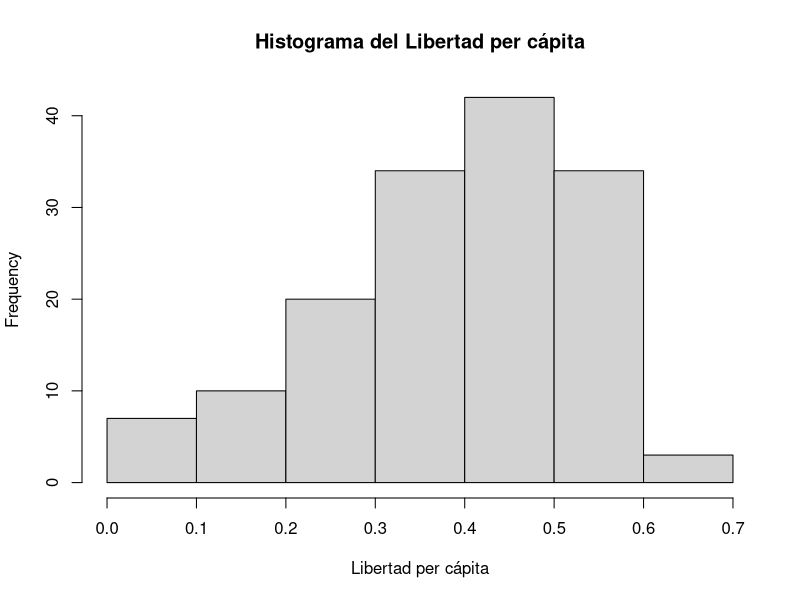
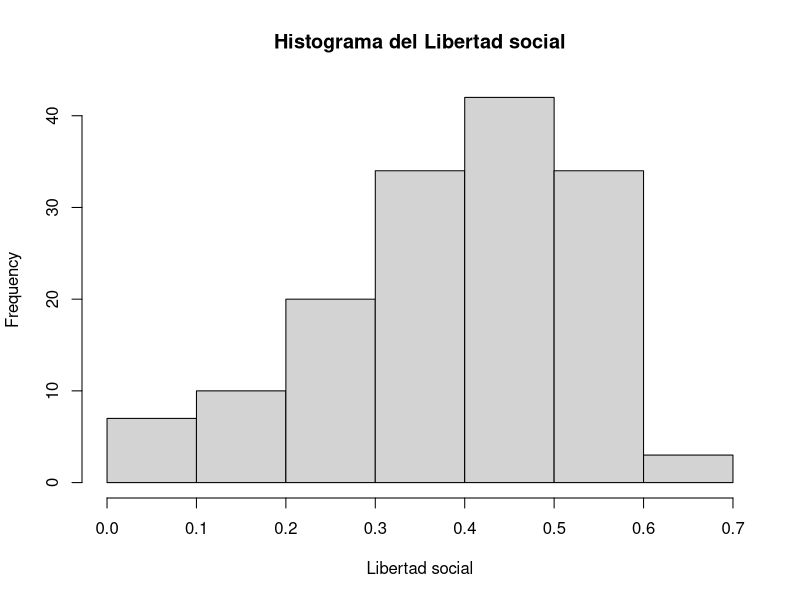
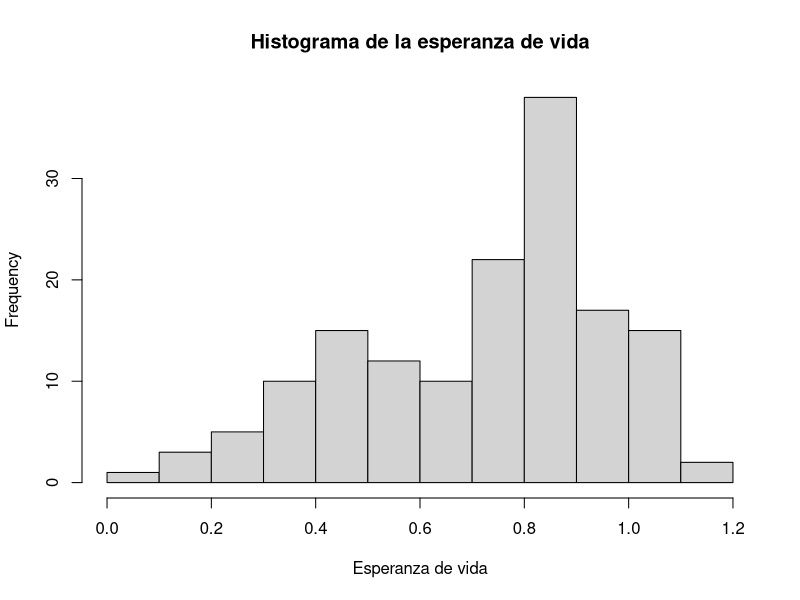
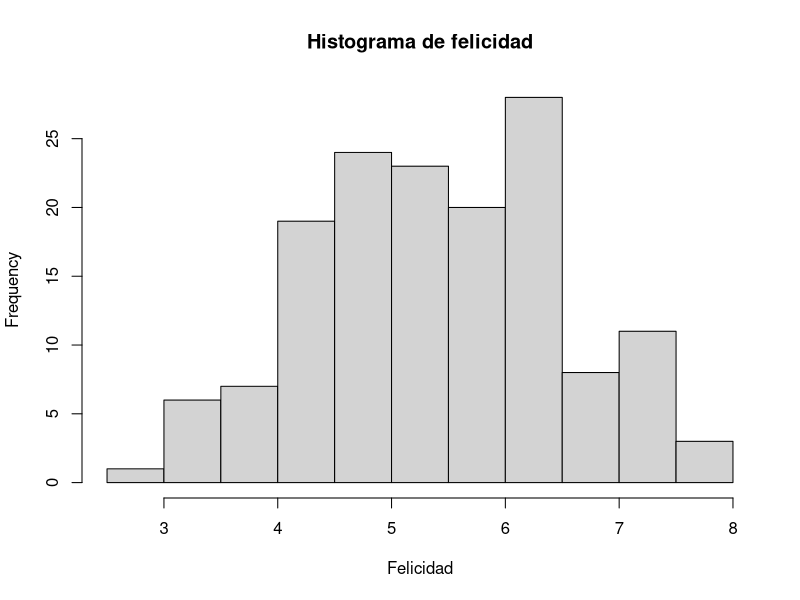
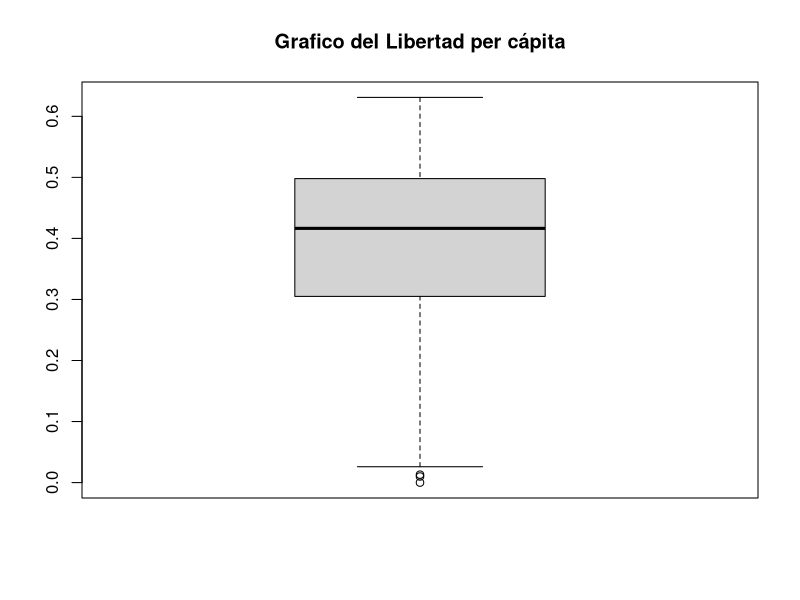
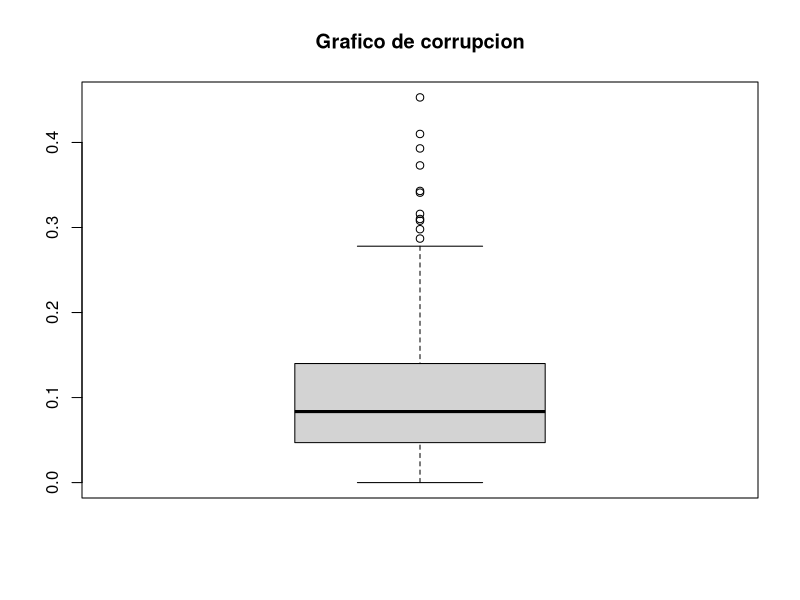
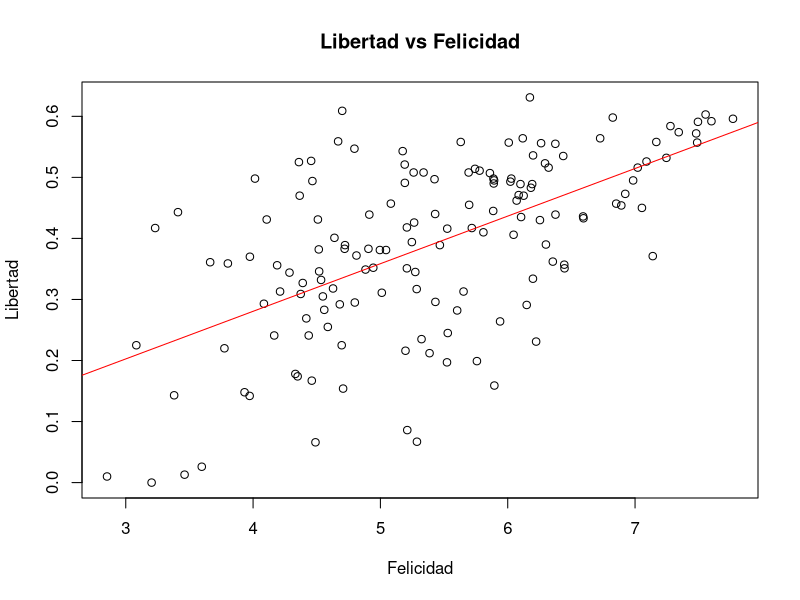
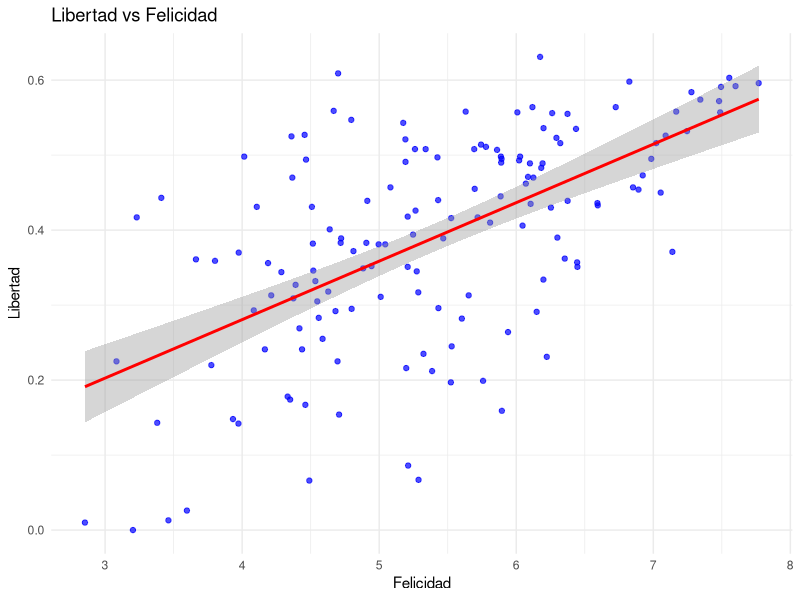

These charts were generated, in order, by the following R code:
# Cargar librerías necesarias
library(ggplot2)
library(GGally)
library(readxl)
datos <- read_excel("Datos Problema Practica 2.xlsx")
View(datos)

#Resumen de estadisticas descriptivas
resumen <- summary(datos)
View(resumen)

#Histogramas
hist(datos$Libertad, main="Histograma del Libertad per cápita", xlab="Libertad per cápita")
hist(datos$Libertad, main="Histograma del Libertad social", xlab="Libertad social")
hist(datos$Esperanza_vida, main="Histograma de la esperanza de vida", xlab="Esperanza de vida")
hist(datos$Felicidad, main="Histograma de felicidad", xlab="Felicidad")

#Graficos de cajas
boxplot(datos$Libertad, main="Grafico del Libertad per cápita")
boxplot(datos$Corrupcion, main="Grafico de corrupcion")

#Variables
datos$Felicidad <- as.numeric(datos$Felicidad)  # Felicidad (X)
datos$Corrupcion <- as.numeric(datos$Corrupcion)  # Corrupcion (Y)
datos$Esperanza_vida <- as.numeric(datos$Esperanza_vida)  # Esperanza_vida (Y)
datos$Libertad <- as.numeric(datos$Libertad)  # Libertad(Y)
datos$Libertad <- as.numeric(datos$Libertad)  # Libertad (Y)
datos$Generosidad <- as.numeric(datos$Generosidad)  # Libertad (Y)
datos$Libertad <- as.numeric(datos$Libertad)  # Libertad (Y)

# 1. Gráfico de dispersión
plot(datos$Felicidad,datos$Libertad, 
     xlab = "Felicidad", 
     ylab = "Libertad", 
     main = "Libertad vs Felicidad")
abline(lm(datos$Libertad~datos$Felicidad,data = datos),col="red")

#Con ggplot2
ggplot(datos, aes(x = Felicidad, y = Libertad)) +
  geom_point(color = "blue", alpha = 0.7) +
  geom_smooth(method = "lm", se = TRUE, color = "red") +
  labs(title = "Libertad vs Felicidad",
       x = "Felicidad",
       y = "Libertad") +
  theme_minimal()

# 2. Matriz de correlación
cor_matrix <- cor(datos[, c("Felicidad", "Libertad")])
cor_matrix

#Con ggpairs 
ggcor <- ggpairs(datos[, c("Felicidad", "Libertad")])
ggcor

# 3. Ajuste del modelo de regresión
modelo <- lm(Libertad ~ Felicidad, data = datos)

# 4. Resumen del modelo
summary(modelo)

# Coef correlación es el cuadrado del Coef determinación solo en simple

r2 <-(cor_matrix[1,2])^{2}


#Gráfico de dispersión con la ecuación de la recta encontrada
coeficientes <- coef(modelo)
plot(datos$Felicidad, datos$Libertad, 
     xlab = "Felicidad", 
     ylab = "Libertad", 
     main = "Libertad vs Felicidad")
abline(modelo, col = "red", lwd = 2)
eq_text <- paste0("y = ", round(coeficientes[1], 2), " + ", round(coeficientes[2], 2), "x")
legend("topright", legend = eq_text, col = "red", lty = 1, bty = "o") #si cambiana n por o se agrega un cuadro


